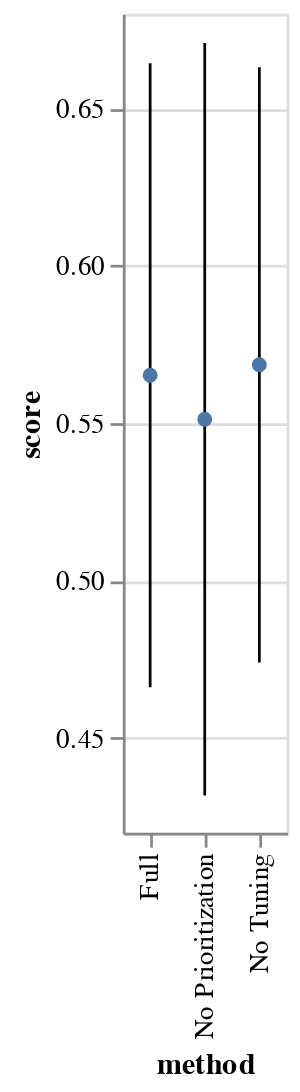

Source (notebook cell):
### Code cell
error_bars = alt.Chart(all_performances[all_performances['dataset'] == dataset]).mark_errorbar(extent='stdev').encode(
  x=alt.X('method:N'),
  y=alt.Y('score:Q', scale=alt.Scale(zero=False))
)

points = alt.Chart(all_performances[all_performances['dataset'] == dataset]).mark_point(filled=True).encode(
  x=alt.X('method:N'),
  y=alt.Y('score:Q', aggregate='mean'),
)

error_bars + points

### Figure 1 — Vega-Lite specification as saved in the notebook (floating-point values rounded to 4 significant figures; data arrays with more than 128 entries replaced by an {"elided": "..."} marker saying what was removed)
{"config": {"view": {"continuousWidth": 400, "continuousHeight": 300}}, "layer": [{"data": {"name": "data-0116e79dc30899d994dbc222fe361ba2"}, "mark": {"type": "errorbar", "extent": "stdev"}, "encoding": {"x": {"type": "nominal", "field": "method"}, "y": {"type": "quantitative", "field": "score", "scale": {"zero": false}}}}, {"data": {"name": "data-0116e79dc30899d994dbc222fe361ba2"}, "mark": {"type": "point", "filled": true}, "encoding": {"x": {"type": "nominal", "field": "method"}, "y": {"type": "quantitative", "aggregate": "mean", "field": "score"}}}], "$schema": "https://vega.github.io/schema/vega-lite/v4.8.1.json", "datasets": {"data-0116e79dc30899d994dbc222fe361ba2": {"elided": "358 records"}}}
